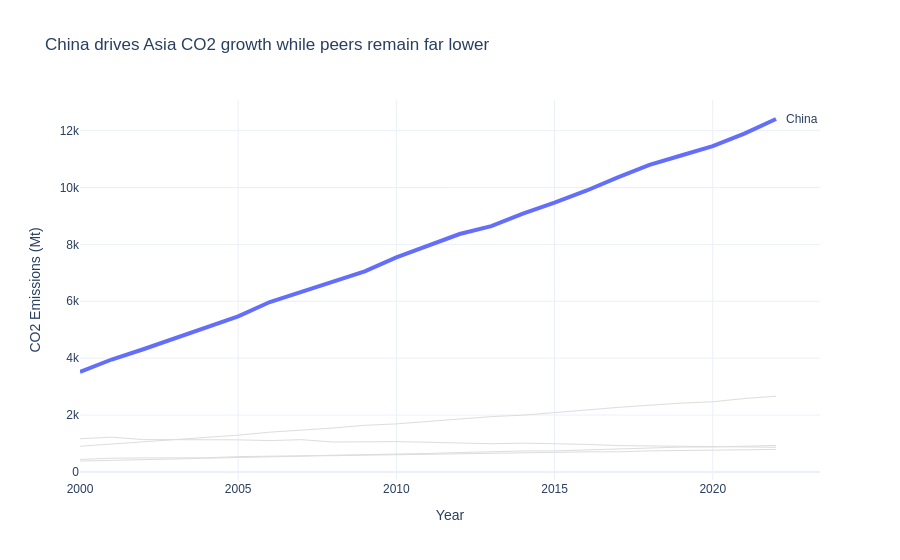

The code cell stored with this chart in its notebook:
### Markdown cell above
---
## Task 1 — Multi-Series Line Chart with Highlight

**What to build:** A line chart showing CO2 emissions over time for **all Asian countries** in the dataset, with one country highlighted.

**Requirements:**
- All countries shown (for context), but only **one highlighted in colour** — your choice which
- All other lines in grey (#DDDDDD), thinner
- Highlighted country **labelled directly** at the end of its line (not in a legend)
- Insight title that names the highlighted country and its story

> 💡 `df[df['Region'] == 'Asia']` to filter; use `go.Figure()` with a loop for per-country control

### Code cell
# Task 1 — Multi-series line with highlight
asia = df[df['Region']=='Asia'].copy()
highlight = 'China' if 'China' in asia['Country'].unique() else asia['Country'].iloc[0]

fig = go.Figure()

for country in asia['Country'].unique():
    d = asia[asia['Country']==country].sort_values('Year')
    if country == highlight:
        fig.add_trace(go.Scatter(
            x=d['Year'], y=d['CO2_Mt'],
            mode='lines',
            line=dict(width=4),
            name=country
        ))
        fig.add_annotation(
            x=d['Year'].max(), y=d['CO2_Mt'].iloc[-1],
            text=country, showarrow=False, xanchor='left', xshift=8
        )
    else:
        fig.add_trace(go.Scatter(
            x=d['Year'], y=d['CO2_Mt'],
            mode='lines',
            line=dict(color='#DDDDDD', width=1),
            hoverinfo='skip',
            showlegend=False
        ))

fig.update_layout(
    title=f'{highlight} drives Asia CO2 growth while peers remain far lower',
    template='plotly_white',
    font=dict(family='Arial'),
    xaxis_title='Year',
    yaxis_title='CO2 Emissions (Mt)',
    showlegend=False
)
fig.show()
fig.show(renderer="png")

### Figure 1 — Plotly figure (JSON) as saved in the notebook; plotly's stock layout.template omitted (floating-point values rounded to 4 significant figures)
{"data": [{"line": {"width": 4}, "mode": "lines", "name": "China", "type": "scatter", "x": [2000, 2001, 2002, 2003, 2004, 2005, 2006, 2007, 2008, 2009, 2010, 2011, 2012, 2013, 2014, 2015, 2016, 2017, 2018, 2019, 2020, 2021, 2022], "y": [3514.0, 3952.0, 4312.0, 4692.0, 5079.0, 5468.0, 5974.0, 6323.0, 6673.0, 7053.0, 7543.0, 7972.0, 8365.0, 8641.0, 9078.0, 9466.0, 9887.0, 10360.0, 10790.0, 11130.0, 11450.0, 11900.0, 12410.0]}, {"hoverinfo": "skip", "line": {"color": "#DDDDDD", "width": 1}, "mode": "lines", "showlegend": false, "type": "scatter", "x": [2000, 2001, 2002, 2003, 2004, 2005, 2006, 2007, 2008, 2009, 2010, 2011, 2012, 2013, 2014, 2015, 2016, 2017, 2018, 2019, 2020, 2021, 2022], "y": [901.6, 974.6, 1056.0, 1146.0, 1205.0, 1291.0, 1396.0, 1466.0, 1542.0, 1637.0, 1687.0, 1774.0, 1865.0, 1945.0, 1994.0, 2092.0, 2177.0, 2267.0, 2345.0, 2419.0, 2466.0, 2580.0, 2661.0]}, {"hoverinfo": "skip", "line": {"color": "#DDDDDD", "width": 1}, "mode": "lines", "showlegend": false, "type": "scatter", "x": [2000, 2001, 2002, 2003, 2004, 2005, 2006, 2007, 2008, 2009, 2010, 2011, 2012, 2013, 2014, 2015, 2016, 2017, 2018, 2019, 2020, 2021, 2022], "y": [1166.0, 1220.0, 1136.0, 1131.0, 1151.0, 1127.0, 1101.0, 1133.0, 1050.0, 1061.0, 1064.0, 1042.0, 1005.0, 990.9, 1010.0, 996.6, 967.4, 925.1, 916.6, 914.5, 902.8, 898.1, 865.1]}, {"hoverinfo": "skip", "line": {"color": "#DDDDDD", "width": 1}, "mode": "lines", "showlegend": false, "type": "scatter", "x": [2000, 2001, 2002, 2003, 2004, 2005, 2006, 2007, 2008, 2009, 2010, 2011, 2012, 2013, 2014, 2015, 2016, 2017, 2018, 2019, 2020, 2021, 2022], "y": [438.1, 481.5, 490.6, 490.8, 494.6, 537.2, 539.0, 566.1, 570.0, 585.4, 595.9, 620.6, 631.1, 649.6, 646.2, 686.5, 704.0, 706.0, 738.5, 750.8, 755.8, 777.3, 789.5]}, {"hoverinfo": "skip", "line": {"color": "#DDDDDD", "width": 1}, "mode": "lines", "showlegend": false, "type": "scatter", "x": [2000, 2001, 2002, 2003, 2004, 2005, 2006, 2007, 2008, 2009, 2010, 2011, 2012, 2013, 2014, 2015, 2016, 2017, 2018, 2019, 2020, 2021, 2022], "y": [382.8, 400.4, 430.7, 453.8, 482.6, 501.9, 533.0, 551.8, 586.6, 602.5, 614.5, 647.3, 680.1, 717.7, 736.3, 738.2, 768.8, 813.7, 834.8, 872.3, 876.5, 898.5, 930.5]}], "layout": {"annotations": [{"showarrow": false, "text": "China", "x": 2022, "xanchor": "left", "xshift": 8, "y": 12410.0}], "font": {"family": "Arial"}, "showlegend": false, "title": {"text": "China drives Asia CO2 growth while peers remain far lower"}, "xaxis": {"title": {"text": "Year"}}, "yaxis": {"title": {"text": "CO2 Emissions (Mt)"}}}}
